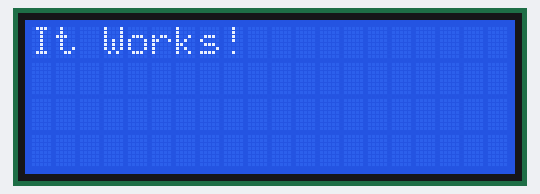
A program run on a simulated Raspberry Pi Pico running MicroPython. Shown: 20×4 character LCD. The clock reads 2024-03-15 10:24:30 at power-on unless the program sets it; library files of the repository ran but are not shown: lcd_api.py, pico_i2c_lcd.py; what the program prints to the serial console is not drawn.

Above: at 0.1 s.
At 2.1 s:
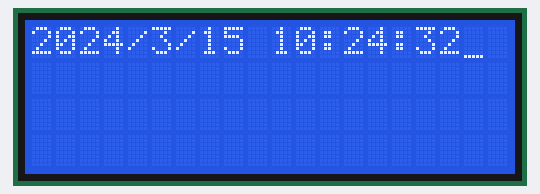
At 6.2 s:
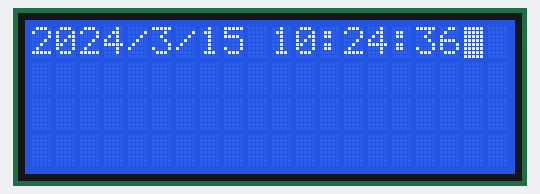
At 12.3 s:
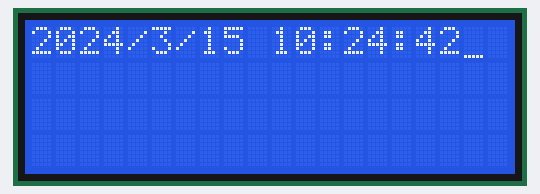
At 18.4 s:
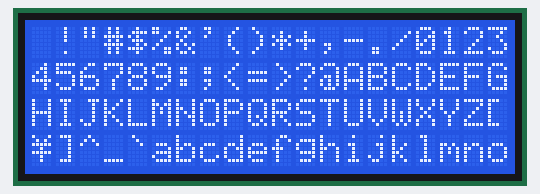
At 30.6 s:
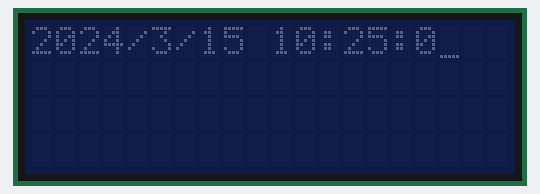

The program:

fig10-02_i2c-lcd-test.py
```python
# (licence header left out)
import utime
import machine
from machine import I2C
from lcd_api import LcdApi
from pico_i2c_lcd import I2cLcd

I2C_ADDR     = 0x27
I2C_NUM_ROWS = 4
I2C_NUM_COLS = 20

def test_main():
    #Test function for verifying basic functionality
    print("Running test_main")
    i2c = I2C(0, sda=machine.Pin(0), scl=machine.Pin(1), freq=400000)
    lcd = I2cLcd(i2c, I2C_ADDR, I2C_NUM_ROWS, I2C_NUM_COLS)
    lcd.putstr("It Works!")
    utime.sleep(2)
    lcd.clear()
    count = 0
    while True:
        lcd.clear()
        time = utime.localtime()
        lcd.putstr("{year}/{month}/{day} {HH}:{MM}:{SS}".format(
            year=str(time[0]), month=str(time[1]), day=str(time[2]),
            HH=str(time[3]), MM=str(time[4]), SS=str(time[5])))
        if count % 10 == 0:
            print("Turning cursor on")
            lcd.show_cursor()
        if count % 10 == 1:
            print("Turning cursor off")
            lcd.hide_cursor()
        if count % 10 == 2:
            print("Turning blink cursor on")
            lcd.blink_cursor_on()
        if count % 10 == 3:
            print("Turning blink cursor off")
            lcd.blink_cursor_off()
        if count % 10 == 4:
            print("Turning backlight off")
            lcd.backlight_off()
        if count % 10 == 5:
            print("Turning backlight on")
            lcd.backlight_on()
        if count % 10 == 6:
            print("Turning display off")
            lcd.display_off()
        if count % 10 == 7:
            print("Turning display on")
            lcd.display_on()
        if count % 10 == 8:
            print("Filling display")
            lcd.clear()
            string = ""
            for x in range(32, 32+I2C_NUM_ROWS*I2C_NUM_COLS):
                string += chr(x)
            lcd.putstr(string)
        count += 1
        utime.sleep(2)

#if __name__ == "__main__":
test_main()
```

Measured:
- what the display in image 0 shows lasts 2.0 s, from 0.1 s to 2.1 s
